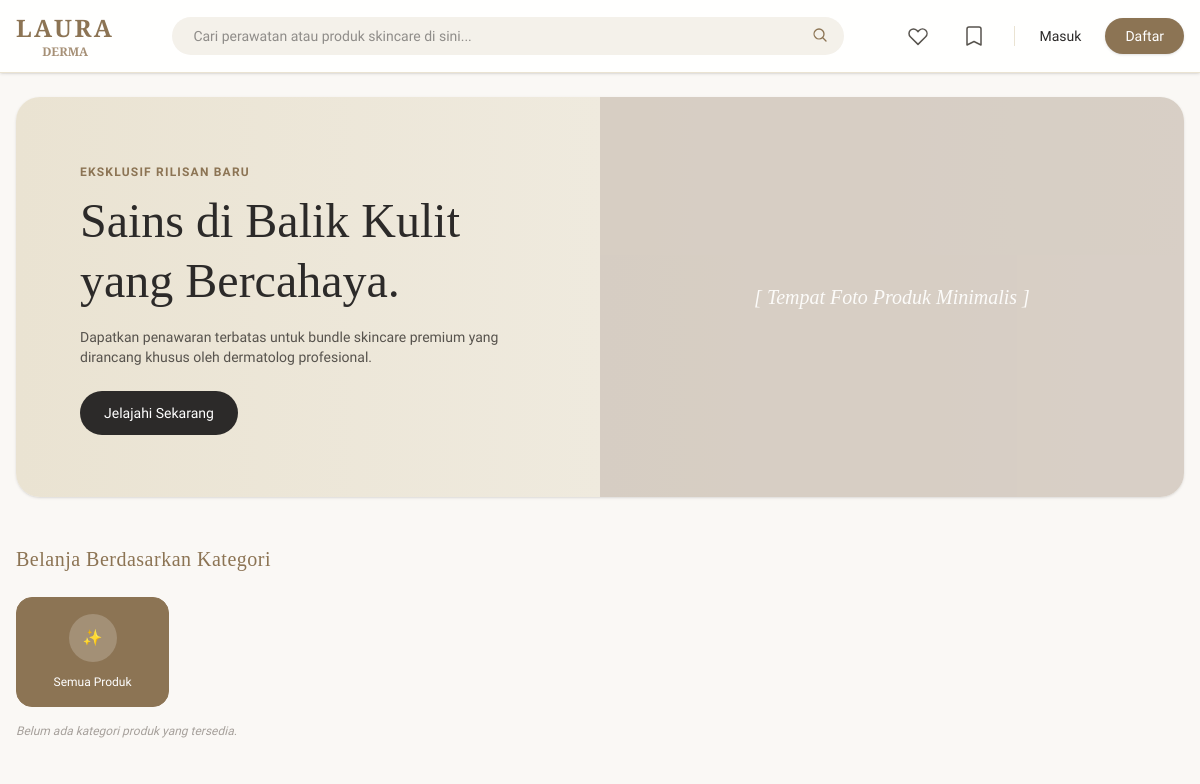
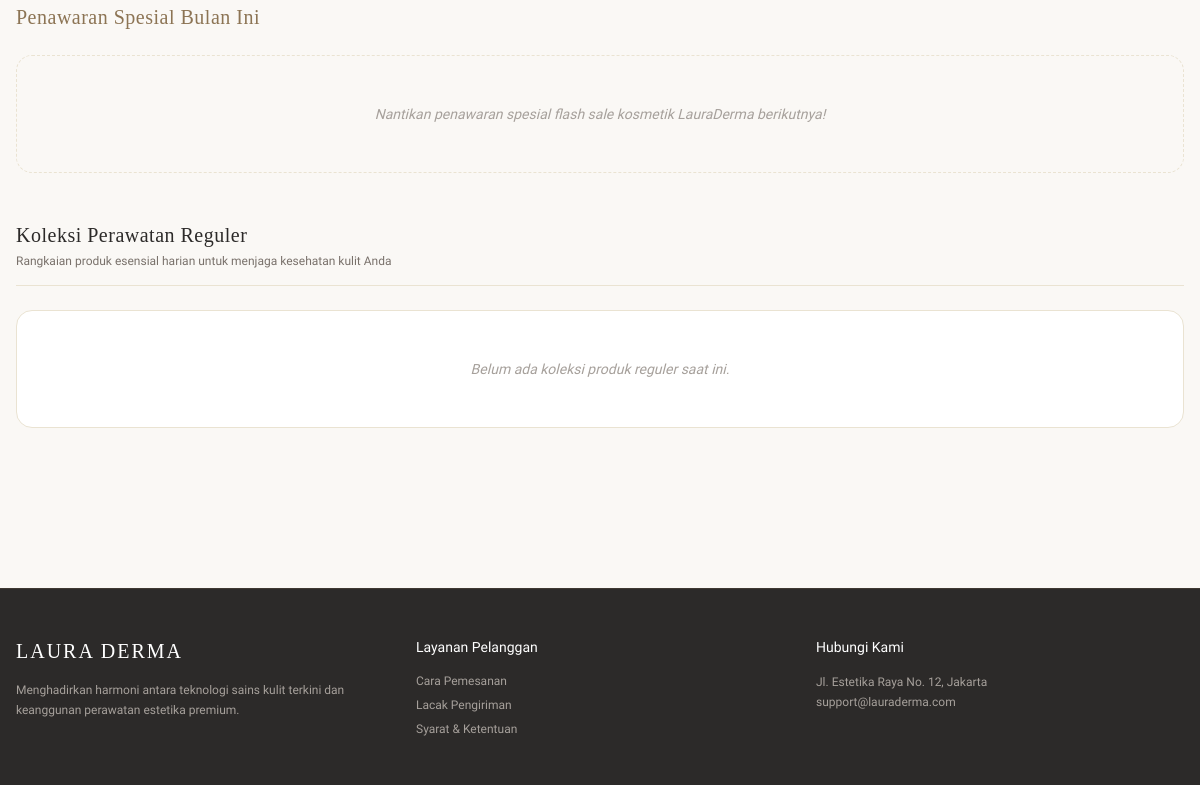
The app's page /, older data (2 pictures, top to bottom).
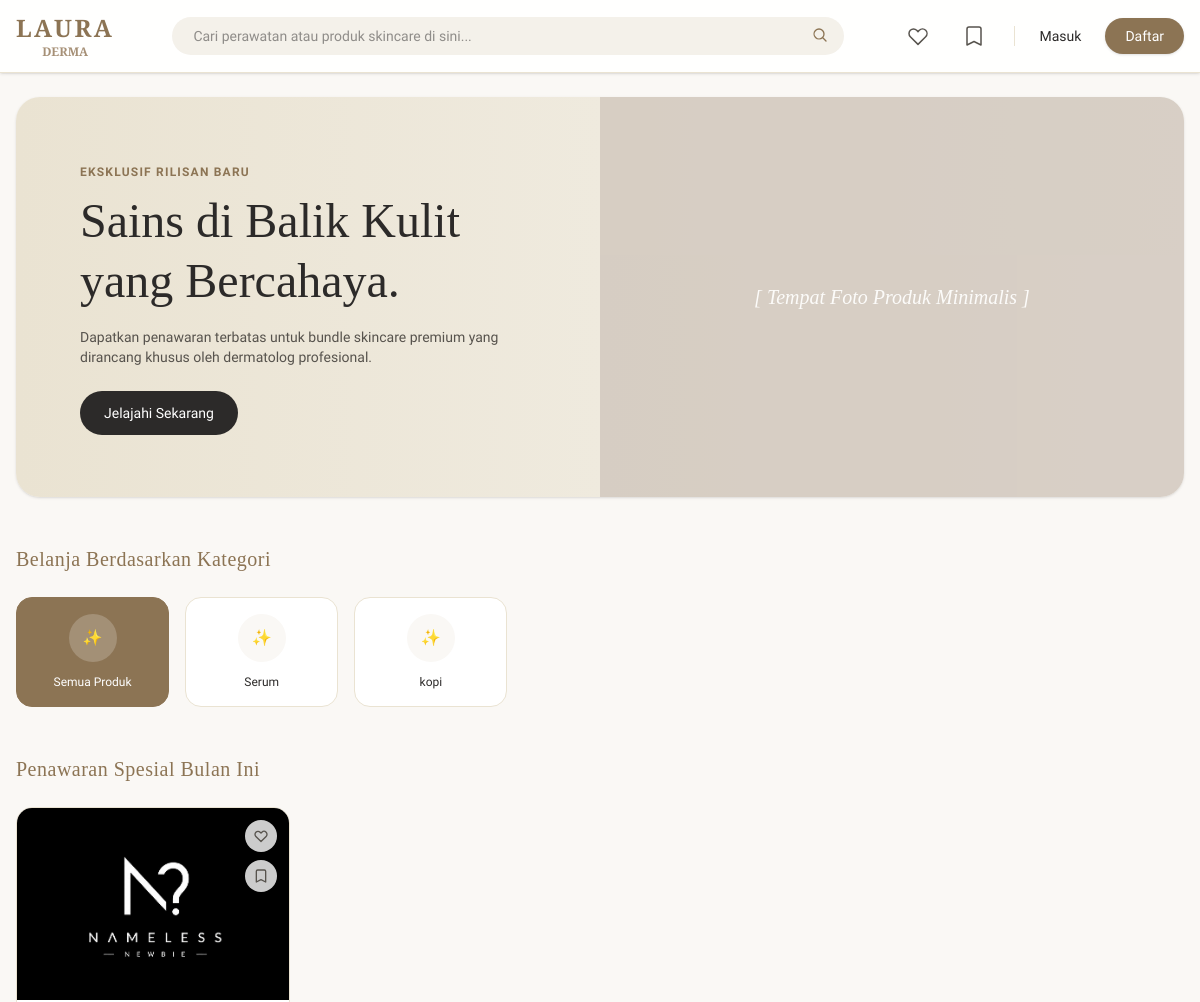
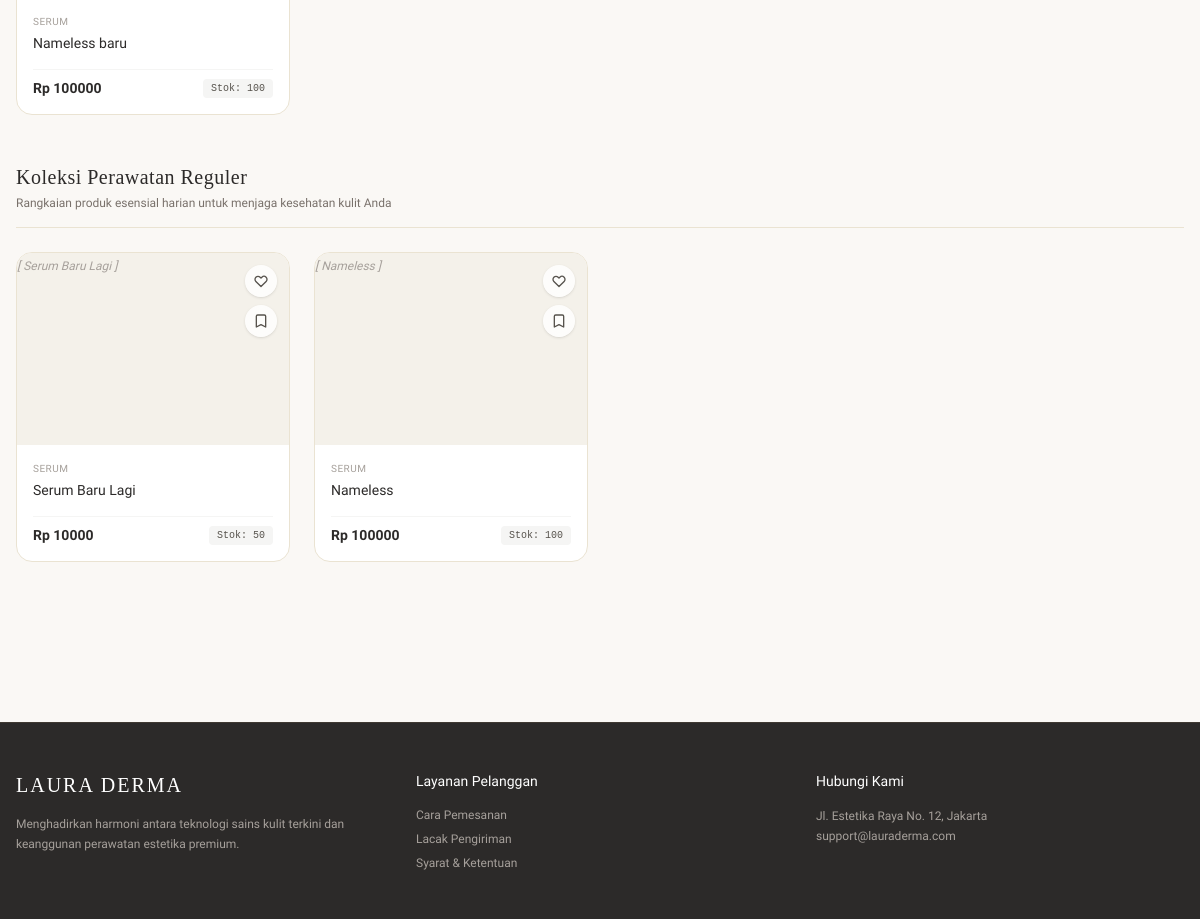
The same page, newer data (2 pictures, top to bottom).
### toko/models.py (models this page shows, shortened)
class Kategori(models.Model):
    nama = models.CharField(max_length=100)
    slug = models.SlugField(unique=True, max_length=150)
    class Meta:
        verbose_name_plural = "Kategori" # Agar di halaman admin tulisannya rapi

class Produk(models.Model):
    kategori = models.ForeignKey(Kategori, on_delete=models.SET_NULL, null=True, blank=True, related_name='produk')
    nama = models.CharField(max_length=200)
    slug = models.SlugField(unique=True, max_length=250)
    gambar = models.ImageField(upload_to='produk/thumbnails/', blank=True, null=True)
    deskripsi = models.TextField(blank=True, null=True)
    harga = models.IntegerField()  # Menggunakan integer agar pas untuk mata uang Rupiah
    stok = models.IntegerField(default=0)
    is_flash_sale = models.BooleanField(default=False) # Penanda untuk masuk bagian diskon
    dibuat_pada = models.DateTimeField(auto_now_add=True)
    class Meta:
        verbose_name_plural = "Produk"

### toko/views.py (the view)
# urls.py: path('', halaman_utama, name='home'),
def halaman_utama(request):
    produk_spesial = Produk.objects.filter(is_flash_sale=True)
    produk_biasa = Produk.objects.filter(is_flash_sale=False)
    daftar_kategori = Kategori.objects.all()
    user_wishlists = []
    user_likes = []
    if request.user.is_authenticated:
        user_wishlists = Wishlist.objects.filter(user=request.user).values_list('produk_id', flat=True)
        user_likes = Like.objects.filter(user=request.user).values_list('produk_id', flat=True)
    context = {
        'produk_spesial': produk_spesial,
        'produk_biasa': produk_biasa,
        'daftar_kategori': daftar_kategori,
        'user_wishlists': list(user_wishlists), # Diubah ke list biasa agar Django template mudah membacanya
        'user_likes': list(user_likes),
    }
    return render(request, 'index.html', context)

### toko/context_processors.py (called while the page is built)
def wishlist_count(request):
    if request.user.is_authenticated:
        count = Wishlist.objects.filter(user=request.user).count()
    else:
        count = 0
    return {'wish_count': count}

### templates/index.html (shortened to what the changed rows need)
{% extends 'base.html' %}
{% block content %}
    <header class="max-w-7xl mx-auto px-4 mt-6">
        <div class="relative bg-gradient-to-r from-[#EAE3D2] to-[#F4F1EA] rounded-3xl h-[320px] md:h-[400px] overflow-hidden flex items-center shadow-sm">
            <div class="p-8 md:p-16 max-w-xl z-10">
                <h1 class="text-4xl md:text-5xl font-normal serif-font mt-2 mb-4 leading-tight">Sains di Balik Kulit yang Bercahaya.</h1>
            </div>
        </div>
    </header>
    <section class="max-w-7xl mx-auto px-4 mt-12">
        <h2 class="text-xl font-normal serif-font mb-6 text-[#8C7454] tracking-wide">Belanja Berdasarkan Kategori</h2>
        <div class="grid grid-cols-3 md:grid-cols-7 gap-4"> <div onclick="filterProduk('semua', this)" class="category-btn bg-[#8C7454] text-white p-4 rounded-2xl border border-[#8C7454] text-center hover:shadow-sm transition-all cursor-pointer group">
                <div class="w-12 h-12 bg-white/20 rounded-full mx-auto mb-3 flex items-center justify-center">
                </div>
                <p class="text-xs font-medium">Semua Produk</p>
            </div>
            {% for kategori in daftar_kategori %}
            <div onclick="filterProduk('{{ kategori.slug }}', this)" class="category-btn bg-white p-4 rounded-2xl border border-[#EAE3D2] text-center hover:border-[#8C7454] transition-all cursor-pointer group">
                <div class="w-12 h-12 bg-[#FAF8F5] rounded-full mx-auto mb-3 flex items-center justify-center text-[#8C7454] group-hover:bg-[#8C7454] group-hover:text-white transition-colors item-icon">
                    ✨
                </div>
                <p class="text-xs font-medium category-name">{{ kategori.nama }}</p>
            </div>
            {% empty %}
            <p class="text-xs text-stone-400 col-span-full italic">Belum ada kategori produk yang tersedia.</p>
            {% endfor %}
        </div>
    </section>
    <section class="max-w-7xl mx-auto px-4 mt-12 mb-10">
        <div class="flex items-center gap-4 mb-6">
            <h2 class="text-xl font-normal serif-font text-[#8C7454] tracking-wide">Penawaran Spesial Bulan Ini</h2>
        </div>
        <div class="grid grid-cols-2 md:grid-cols-4 gap-6">
            {% for produk in produk_spesial %}
            <div class="bg-white product-card-flash rounded-2xl overflow-hidden border border-[#EAE3D2] hover:shadow-md transition-shadow group cursor-pointer flex flex-col justify-between" data-category="{{ produk.kategori.slug }}">
                <div>
                    <div class="h-48 bg-[#F4F1EA] flex items-center justify-center relative overflow-hidden">
                        <a href="{% url 'detail_produk' produk.id %}" class="absolute inset-0 z-10">
                            {% if produk.gambar %}
                                <img src="{{ produk.gambar.url }}" alt="{{ produk.nama }}" class="w-full h-full object-cover group-hover:scale-105 transition-transform duration-300">
                            {% else %}
                                <div class="w-full h-full flex items-center justify-center">
                                    <span class="text-stone-400 italic text-xs font-medium text-center">[ {{ produk.nama }} ]</span>
                                </div>
                            {% endif %}
                        </a>
                        <div class="absolute top-3 right-3 z-20 flex flex-col gap-2">
                            <button onclick="toggleLike(this, '{{ produk.id }}')"
                                    class="like-btn p-2 bg-white/80 backdrop-blur-sm rounded-full shadow-sm hover:bg-white transition-all group/like {% if produk.id in user_likes %}active{% endif %}">
                            </button>
                            <button onclick="toggleWishlist(this, '{{ produk.id }}')"
                                    class="wishlist-btn p-2 bg-white/80 backdrop-blur-sm rounded-full shadow-sm hover:bg-white transition-all group/wish {% if produk.id in user_wishlists %}active{% endif %}">
                                <svg xmlns="http://www.w3.org/2000/svg" class="h-4 w-4 text-stone-600 group-hover/wish:text-[#8C7454]" fill="none" viewBox="0 0 24 24" stroke="currentColor">
                                    <path stroke-linecap="round" stroke-linejoin="round" stroke-width="2" d="M5 5a2 2 0 012-2h10a2 2 0 012 2v16l-7-3.5L5 21V5z" />
                                </svg>
                            </button>
                        </div>
                        <span class="absolute top-3 left-3 bg-amber-500 text-white text-[9px] font-bold uppercase tracking-wider px-2 py-0.5 rounded shadow-sm animate-pulse">
                        </span>
                    </div>
                    <div class="p-4">
                        <span class="text-[10px] text-stone-400 uppercase tracking-wider block">
                            {% if produk.kategori %}
                                {{ produk.kategori.nama }}
                            {% else %}
                                Tanpa Kategori
                            {% endif %}
                        </span>
                        <h3 class="text-sm font-medium mt-1 text-[#2C2A29] truncate group-hover:text-[#8C7454] transition-colors" title="{{ produk.nama }}">
                            {{ produk.nama }}
                        </h3>
                    </div>
                </div>
                <div class="p-4 pt-0">
                    <div class="flex items-center justify-between gap-2 pt-2 border-t border-stone-100">
                        <span class="text-sm font-semibold text-[#2C2A29]">Rp {{ produk.harga }}</span>
                        <span class="text-[10px] bg-stone-100 text-stone-600 px-2 py-0.5 rounded font-mono">Stok: {{ produk.stok }}</span>
                    </div>
                </div>
            </div>
            {% empty %}
            <div class="col-span-full text-center py-12 bg-[#FAF8F5] rounded-2xl border border-dashed border-[#EAE3D2]">
                <p class="text-sm text-stone-400 italic">Nantikan penawaran spesial flash sale kosmetik LauraDerma berikutnya!</p>
            </div>
            {% endfor %}
        </div>
    </section>
    <section class="max-w-7xl mx-auto px-4 mt-12 mb-20">
        <div class="border-b border-[#EAE3D2] pb-4 mb-6">
            <h2 class="text-xl font-normal serif-font text-[#2C2A29] tracking-wide">Koleksi Perawatan Reguler</h2>
        </div>
        <div class="grid grid-cols-2 md:grid-cols-4 gap-6">
            {% for produk in produk_biasa %}
            <div class="bg-white product-card-reguler rounded-2xl overflow-hidden border border-[#EAE3D2] hover:shadow-md transition-shadow group cursor-pointer flex flex-col justify-between" data-category="{{ produk.kategori.slug }}">
                <div>
                    <div class="h-48 bg-[#F4F1EA] flex items-center justify-center relative overflow-hidden">
                        <a href="{% url 'detail_produk' produk.id %}" class="absolute inset-0 z-10">
                        {% if produk.gambar %}
                            <img src="{{ produk.gambar.url }}" alt="{{ produk.nama }}" class="w-full h-full object-cover group-hover:scale-105 transition-transform duration-300">
                        {% else %}
                            <span class="text-stone-400 italic text-xs font-medium text-center">[ {{ produk.nama }} ]</span>
                        {% endif %}
                        </a>
                        <div class="absolute top-3 right-3 z-20 flex flex-col gap-2">
                            <button onclick="toggleLike(this, '{{ produk.id }}')"
                                    class="like-btn p-2 bg-white/80 backdrop-blur-sm rounded-full shadow-sm hover:bg-white transition-all group/like {% if produk.id in user_likes %}active{% endif %}">
                            </button>
                           <button onclick="toggleWishlist(this, '{{ produk.id }}')"
                                    class="wishlist-btn p-2 bg-white/80 backdrop-blur-sm rounded-full shadow-sm hover:bg-white transition-all group/wish {% if produk.id in user_wishlists %}active{% endif %}">
                                <svg xmlns="http://www.w3.org/2000/svg" class="h-4 w-4 text-stone-600 group-hover/wish:text-[#8C7454]" fill="none" viewBox="0 0 24 24" stroke="currentColor">
                                    <path stroke-linecap="round" stroke-linejoin="round" stroke-width="2" d="M5 5a2 2 0 012-2h10a2 2 0 012 2v16l-7-3.5L5 21V5z" />
                                </svg>
                            </button>
                        </div>
                    </div>
                    <div class="p-4">
                        <span class="text-[10px] text-stone-400 uppercase tracking-wider block">{{ produk.kategori.nama }}</span>
                        <h3 class="text-sm font-medium mt-1 text-[#2C2A29] truncate group-hover:text-[#8C7454] transition-colors" title="{{ produk.nama }}">
                            {{ produk.nama }}
                        </h3>
                    </div>
                </div>
                <div class="p-4 pt-0">
                    <div class="flex items-center justify-between gap-2 pt-2 border-t border-stone-100">
                        <span class="text-sm font-semibold text-[#2C2A29]">Rp {{ produk.harga }}</span>
                        <span class="text-[10px] bg-stone-100 text-stone-600 px-2 py-0.5 rounded font-mono">Stok: {{ produk.stok }}</span>
                    </div>
                </div>
            </div>
            {% empty %}
            <div class="col-span-full text-center py-12 bg-white rounded-2xl border border-[#EAE3D2]">
                <p class="text-sm text-stone-400 italic">Belum ada koleksi produk reguler saat ini.</p>
            </div>
            {% endfor %}
        </div>
    </section>
{% endblock %}

Row changes from the older to the newer data that the page shows:
added Kategori: nama "Serum"
added Kategori: nama "kopi"
added Produk: gambar (picture), kategori.nama "SERUM", nama "Nameless baru", harga "100000", stok "100", shown under "Penawaran Spesial Bulan Ini"
added Produk: nama "Serum Baru Lagi", kategori.nama "SERUM", harga "10000", stok "50", shown under "Koleksi Perawatan Reguler"
added Produk: nama "Nameless", kategori.nama "SERUM", harga "100000", stok "100", shown under "Koleksi Perawatan Reguler"
Text that changed along with them:
text no longer shown: "Belum ada kategori produk yang tersedia. Nantikan penawaran spesial flash sale kosmetik LauraDerma berikutnya! Belum ada koleksi produk reguler saat ini."
